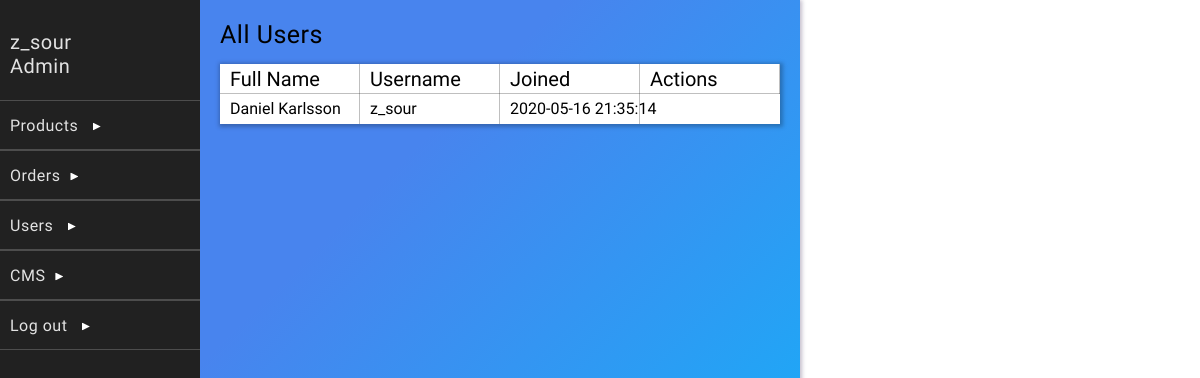
The app's page /dashboardExtensions/all-users.php (signed in) with its own data.
### tables this page shows
CREATE TABLE `users` (
  `id` int(11) NOT NULL,
  `username` varchar(20) NOT NULL,
  `password` varchar(64) NOT NULL,
  `salt` varchar(32) NOT NULL,
  `name` varchar(50) NOT NULL,
  `joined` datetime NOT NULL,
  `groups` int(11) NOT NULL
);

### classes/Config.php (called while the page is built)
<?php
    class Config{
        public static function get($path = null){
            if($path){
                $config = $GLOBALS['config'];
                $path = explode('/', $path);
                foreach($path as $bit){
                    if(isset($config[$bit])){
                        $config = $config[$bit];
                    }
                }
                return $config;
            }
            return false;
        }
    }
?>

### classes/DB.php (called while the page is built, shortened)
<?php
    class DB{
        private static $_instance = null;
        private $_pdo,
                $_query,
                $_error = false,
                $_results,
                $_count = 0;
        private function __construct(){
            try{
                $this->_pdo = new PDO('mysql:host='. Config::get("mysql/host") .';dbname='. Config::get("mysql/db").';charset=utf8',
                Config::get("mysql/username"), Config::get("mysql/password"));
            }
            catch(PDOException $e){
                die($e->getMessage());
            }
        }
        public static function getInstance(){
            if(!isset(self::$_instance)){
                self::$_instance = new DB();
            }
            return self::$_instance;
        }
        public function query($sql, $params = []){
            if($this->_query = $this->_pdo->prepare($sql)){
                $x = 1;
                if(count($params)){
                    foreach($params as $param){
                        $this->_query->bindValue($x, $param);
                        $x++;
                    }
                }
                if($this->_query->execute()){
                    $this->_results = $this->_query->fetchAll(PDO::FETCH_OBJ);
                } else{
                    $this->_error = true;
                }
            }
            return $this;
        }
        protected function _read($table, $params = []){
            $conditionString = '';
            $bind = [];
            $order = '';
            $limit = '';
            if(isset($params['conditions'])){
                if(is_array($params['conditions'])){
                    foreach($params['conditions'] as $condition){
                        $conditionString .= ' ' .  $condition . ' AND';
                    }
                    $conditionString = trim($conditionString);
                    $conditionString = rtrim($conditionString, ' AND');
                } else{
                    $conditionString = $params['conditions'];
                }
                if($conditionString != ''){
                    $conditionString = ' WHERE ' . $conditionString;
                }
            }
            if(array_key_exists('bind', $params)){
                $bind = $params['bind'];
            }
        $sql = "SELECT * FROM {$table}{$conditionString}{$order}{$limit}";
        if(!$this->query($sql, $bind)->results()){
            return false;
        }
        return true;
        }
        public function find($table, $params = []){
            if($this->_read($table, $params)){
                return $this->results();
            }
            return false;
        }
        public function findFirst($table, $params = []){
            if($this->_read($table, $params)){
                return $this->first();
            }
            return false;
        }
        public function results(){
            return $this->_results;
        }
        public function first(){
            return (!empty($this->_results)) ? $this->_results[0] : [];
        }
    }
?>

### classes/User.php (called while the page is built, shortened)
<?php
    class User{
        private $_db,
                $_data,
                $_cookieName,
                $_sessionName,
                $_isLoggedIn;
        public function __construct($user = null){
            $this->_db = DB::getInstance();
            $this->_sessionName = Config::get('session/session_name');
            if(!$user){
                if(Session::exists($this->_sessionName)){
                    $user = Session::get($this->_sessionName);
                    if($this->find($user)){
                        $this->_isLoggedIn = true;
                    }else{
                        header("Location: dashboardExtensions/logout.php");
                    }
                }
            } else{
                $this->find($user);
            }
        }
        public function find($user = null){
            if($user){
                $field = (is_numeric($user)) ? 'id' : 'username';
                $data = $this->_db->findFirst('users', array(
                    'conditions' => $field . " = ?",
                    'bind' => [$user]
                ));
                if($data){
                    $this->_data = $data;
                    return true;
                }
            }
        }
        public function data(){
            return $this->_data;
        }
    }
?>

### classes/Session.php (called while the page is built, shortened)
<?php
    class Session{
        public static function exists($name){
            return ((isset($_SESSION[$name])) ? true : false);
        }
        public static function get($name){
            return $_SESSION[$name];
        }
    }
?>

### dashboardExtensions/all-users.php (the view, shortened to what this page needs)
<?php
    include_once("../includes/dashboardhead.php");
?>
<link rel="stylesheet" href="../public/style/register-user.css">
<div class="background">
    <div class="dashboard-content" id="content">
    <?php
        include_once("dashboard-sidebar.php");
    ?>
    <div class="center-components-background">
        <div class="center-components" id="center-components">
                    <div class="dashboardExtensionHeader">
                    All Users
                </div>
                <div class="form-container">
                    <?php
                        $db = DB::getInstance();
                        $result = $db->find('users');
                        foreach($result as $userInDb):
                    ?>
                    <div class="user">
                        <div class="user-header">
                            <div class="user-header-field">Full Name</div>
                            <div class="user-header-field">Username</div>
                            <div class="user-header-field">Joined</div>
                            <div class="user-header-field">Actions</div>
                        </div>
                            <div class="user-field"><?= $userInDb->name; ?></div>
                            <div class="user-field"><?= $userInDb->username; ?></div>
                            <div class="user-field"><?= $userInDb->joined; ?></div>
                    </div>
                    <?php
                        endforeach;
                    ?>
                </div>
        </div>
    </div>
    <div class="modal-background" id="modalBG" onclick="Modal.closeModal();">
    </div>
    </div>
</div>

### dashboardExtensions/dashboard-sidebar.php (shortened to what this page needs)
<div class="side-bar">
            <div class="top-part">
                <div class="top-part-name"><?= $user->data()->username; ?></div>
                <div class="top-part-spec">Admin</div>
            </div>
            <div class="menu-field" id="prod-btn">
                <div class="title">Products <span class="display-arrow" id="prod-btn-arrow"></span></div>
            </div>
            <div class="menu-field" id="order-btn">
                <div class="title">Orders<span class="display-arrow" id="order-btn-arrow"></span></div>
            </div>
            <div class="menu-field" id="user-btn">
                <div class="title">Users <span class="display-arrow" id="user-btn-arrow"></span></div>
            </div>
            <div class="menu-field" id="cms-btn">
                <div class="title">CMS<span class="display-arrow" id="cms-btn-arrow"></span></div>
            </div>
            <div class="menu-field" onclick="document.location.href='logout.php';">
                <div class="title">Log out <span class="display-arrow"></span></div>
            </div>
        </div>

### public/style/dashboard.css (style rules this page uses)
* { margin: 0; padding: 0; box-sizing: border-box; }
.dashboard-content { width: 800px; height: 800px; overflow: auto; box-shadow: 1px 1px 4px 1px rgba(55, 37, 84, 0.3); background-color: white; position: relative; font-size: 0px; }
.background { width: 100vw; height: 100%; background-color: white; overflow: auto; }
.side-bar { width: 200px; height: 100%; background-color: #212121; display: inline-block; font-size: 16px; }
.top-part { width: 100%; height: 100px; cursor: default; user-select: none; padding-top: 30px; background-color: #212121; color: rgba(255, 255, 255, 0.87); }
.top-part-name { font-size: 20px; font-family: 'Big Shoulders Text', cursive; letter-spacing: 0.5px; margin-left: 10px; }
.top-part-spec { font-size: 20px; font-family: 'Big Shoulders Text', cursive; letter-spacing: 0.5px; margin-left: 10px; }
.menu-field { width: 100%; height: 50px; position: relative; border-bottom: rgba(255, 255, 255, 0.2) solid 0.3px; border-top:rgba(255, 255, 255, 0.2) solid 0.3px; background-color: #212121; user-select: none; cursor: pointer; color: rgba(255, 255, 255, 0.87); }
.title { position: absolute; top: 50%; transform: translateY(-50%); left: 10px; font-family: 'Big Shoulders Text', cursive; letter-spacing: 0.5px; }
.display-arrow { clip-path: polygon(0 0, 0% 100%, 100% 50%); width: 8px; height: 8px; background-color: white; display: inline-block; margin-left: 10px; transform: rotate(0); transition: transform 0.2s; }
.center-components { width: 100%; height: 100%; overflow-y: auto; padding: 20px; }
.center-components-background { background-color: #06bcfb; background-image: linear-gradient(315deg, #06bcfb 0%, #4884ee 74%); position: absolute; width: 600px; height: 100%; left: 200px; overflow: hidden; top: 0px; }
.dashboardExtensionHeader { width: 100%; height: auto; font-size: 25px; margin-bottom: 15px; font-family: 'Big Shoulders Text', cursive; letter-spacing: 0.5px; }
.modal-background { height: 100%; width: 100%; background-color: rgba(0, 0, 0, 0); opacity: 1; position: absolute; top: 0px; pointer-events: none; transition: background-color 0.2s; }

### public/style/register-user.css (style rules this page uses)
.user { width: 100%; height: 60px; background-color: white; margin-bottom: 20px; box-shadow: 1px 1px 4px 2px rgba(0, 0, 0, 0.25); position: relative; }
.user-header { width: 100%; height: 30px; border-bottom: rgba(0, 0, 0, 0.25) solid 0.5px; }
.user-header-field { width: 140px; height: 30px; line-height: 30px; font-size: 20px; color: black; display: inline-block; font-family: 'Big Shoulders Text', cursive; padding-left: 10px; border-right: rgba(0, 0, 0, 0.25) solid 0.5px; }
.user-field { width: 140px; height: 30px; line-height: 30px; font-size: 16px; color: black; display: inline-block; font-family: 'Big Shoulders Text', cursive; padding-left: 10px; border-right: rgba(0, 0, 0, 0.25) solid 0.5px; white-space: nowrap; vertical-align: middle; }

### records on screen
users: username "z_sour", name "Daniel Karlsson", joined "2020-05-16 21:35:14"
